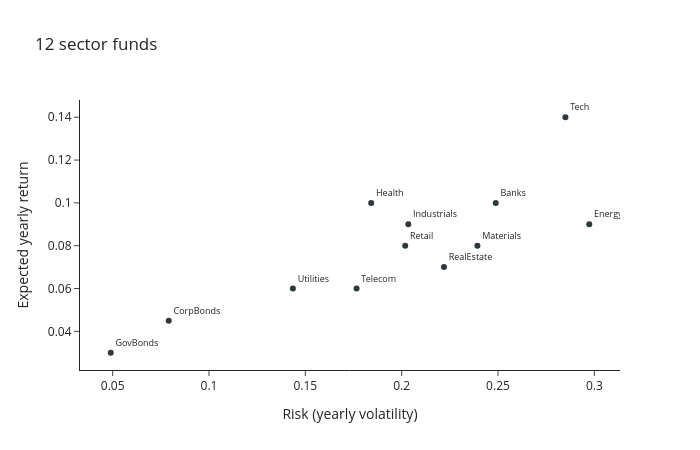

The cell this chart's notebook holds for it:
### Markdown cell above
# 4 · Portfolio risk (NLP / QCP)

**Finance.** You have money to spread over 12 sector funds. Each fund has an expected return and a risk (volatility), and funds move together to different degrees. Markowitz's idea: **choose weights that balance return against risk**, where risk is the variance of the whole portfolio,

$$\text{risk}(w) = \sum_{s}\sum_{s'} w_s\, \Sigma_{s,s'}\, w_{s'}$$

That's **quadratic** in the weights, so the model is nonlinear (a QCP).

> The data are **simulated** daily returns for 12 fictional sector funds over three years (`data/sector_returns_simulated.csv`). They are realistic in shape, but they are not real market data.

### Code cell
import numpy as np
import pandas as pd
import plotly.graph_objects as go
import gamspy as gp

returns = pd.read_csv("data/sector_returns_simulated.csv", index_col="date", parse_dates=True)
mu  = returns.mean() * 252          # expected yearly return
cov = returns.cov() * 252           # yearly covariance matrix
vol = np.sqrt(np.diag(cov))

fig = go.Figure(go.Scatter(x=vol, y=mu, text=mu.index, mode="markers+text",
                           textposition="top right", textfont_size=9, marker_color="#30383B"))
fig.update_layout(title="12 sector funds", xaxis_title="Risk (yearly volatility)",
                  yaxis_title="Expected yearly return", template="simple_white", width=700, height=450)
fig.show()

### Figure 1 — Plotly figure (JSON) as saved in the notebook; plotly's stock layout.template omitted (floating-point values rounded to 4 significant figures)
{"data": [{"marker": {"color": "#30383B"}, "mode": "markers+text", "text": ["Tech", "Health", "Energy", "Utilities", "Banks", "Retail", "Industrials", "Materials", "RealEstate", "Telecom", "GovBonds", "CorpBonds"], "textfont": {"size": 9}, "textposition": "top right", "type": "scatter", "x": [0.285, 0.1842, 0.2974, 0.1435, 0.2488, 0.2018, 0.2035, 0.2393, 0.2219, 0.1766, 0.049, 0.0791], "y": [0.14, 0.1, 0.09, 0.06, 0.1, 0.08, 0.09, 0.08, 0.07, 0.06, 0.03, 0.045]}], "layout": {"height": 450, "title": {"text": "12 sector funds"}, "width": 700, "xaxis": {"title": {"text": "Risk (yearly volatility)"}}, "yaxis": {"title": {"text": "Expected yearly return"}}}}
